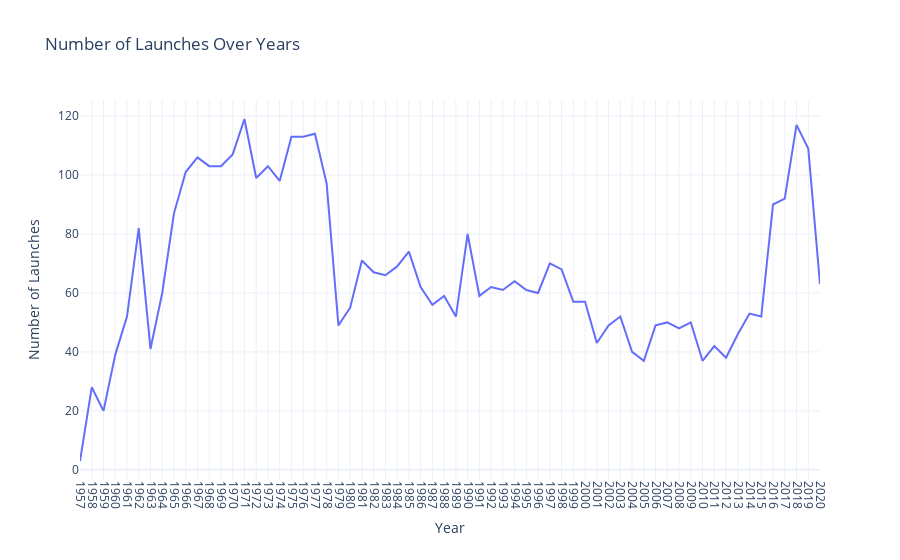

Notebook source saved alongside this figure:
### Markdown cell above
#### Line chart for space mission launches over years based on Date column

### Code cell
# Assuming 'Date' is in datetime format, if not, convert it using pd.to_datetime
df['Date'] = pd.to_datetime(df['Date'])

# Extract year and month from the 'Date' column
df['YearMonth'] = df['Date'].dt.to_period('M')

# Count the number of launches per month
launches_over_time = df['YearMonth'].value_counts().sort_index().reset_index()
launches_over_time.columns = ['YearMonth', 'Count']

# Downsampling to yearly frequency
launches_over_time_resampled = launches_over_time.set_index('YearMonth').resample('Y').sum().reset_index()

# Convert Period to string for serialization
launches_over_time_resampled['YearMonth'] = launches_over_time_resampled['YearMonth'].dt.year.astype(str)

fig = px.line(launches_over_time_resampled, x='YearMonth', y='Count', 
              title='Number of Launches Over Years',
              labels={'YearMonth': 'Year', 'Count': 'Number of Launches'},
              line_shape='linear', line_dash_sequence=['solid'], 
              template='plotly_white')

fig.update_xaxes(tickangle=90, tickmode='array', tickvals=launches_over_time_resampled.index, 
                 ticktext=launches_over_time_resampled['YearMonth'])

fig.show()

### Figure 1 — Plotly figure (JSON) as saved in the notebook; plotly's stock layout.template omitted (floating-point values rounded to 4 significant figures)
{"data": [{"hovertemplate": "Year=%{x}<br>Number of Launches=%{y}<extra></extra>", "legendgroup": "", "line": {"color": "#636efa", "dash": "solid", "shape": "linear"}, "marker": {"symbol": "circle"}, "mode": "lines", "name": "", "orientation": "v", "showlegend": false, "type": "scatter", "x": ["1957", "1958", "1959", "1960", "1961", "1962", "1963", "1964", "1965", "1966", "1967", "1968", "1969", "1970", "1971", "1972", "1973", "1974", "1975", "1976", "1977", "1978", "1979", "1980", "1981", "1982", "1983", "1984", "1985", "1986", "1987", "1988", "1989", "1990", "1991", "1992", "1993", "1994", "1995", "1996", "1997", "1998", "1999", "2000", "2001", "2002", "2003", "2004", "2005", "2006", "2007", "2008", "2009", "2010", "2011", "2012", "2013", "2014", "2015", "2016", "2017", "2018", "2019", "2020"], "xaxis": "x", "y": [3, 28, 20, 39, 52, 82, 41, 60, 87, 101, 106, 103, 103, 107, 119, 99, 103, 98, 113, 113, 114, 97, 49, 55, 71, 67, 66, 69, 74, 62, 56, 59, 52, 80, 59, 62, 61, 64, 61, 60, 70, 68, 57, 57, 43, 49, 52, 40, 37, 49, 50, 48, 50, 37, 42, 38, 46, 53, 52, 90, 92, 117, 109, 63], "yaxis": "y"}], "layout": {"legend": {"tracegroupgap": 0}, "title": {"text": "Number of Launches Over Years"}, "xaxis": {"anchor": "y", "domain": [0, 1], "tickangle": 90, "tickmode": "array", "ticktext": ["1957", "1958", "1959", "1960", "1961", "1962", "1963", "1964", "1965", "1966", "1967", "1968", "1969", "1970", "1971", "1972", "1973", "1974", "1975", "1976", "1977", "1978", "1979", "1980", "1981", "1982", "1983", "1984", "1985", "1986", "1987", "1988", "1989", "1990", "1991", "1992", "1993", "1994", "1995", "1996", "1997", "1998", "1999", "2000", "2001", "2002", "2003", "2004", "2005", "2006", "2007", "2008", "2009", "2010", "2011", "2012", "2013", "2014", "2015", "2016", "2017", "2018", "2019", "2020"], "tickvals": [0, 1, 2, 3, 4, 5, 6, 7, 8, 9, 10, 11, 12, 13, 14, 15, 16, 17, 18, 19, 20, 21, 22, 23, 24, 25, 26, 27, 28, 29, 30, 31, 32, 33, 34, 35, 36, 37, 38, 39, 40, 41, 42, 43, 44, 45, 46, 47, 48, 49, 50, 51, 52, 53, 54, 55, 56, 57, 58, 59, 60, 61, 62, 63], "title": {"text": "Year"}}, "yaxis": {"anchor": "x", "domain": [0, 1], "title": {"text": "Number of Launches"}}}}
